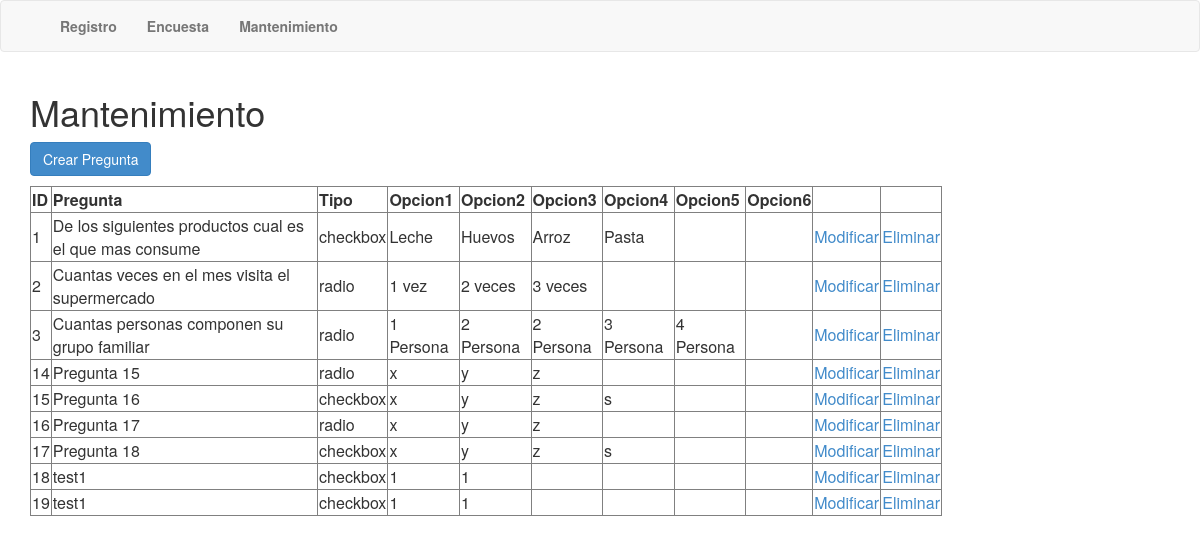
/Encuesta/mantenimiento.php, run on the app's committed database.
### tables this page shows
CREATE TABLE `preguntas` (
  `ID` smallint(5) UNSIGNED NOT NULL,
  `PREGUNTA` varchar(200) NOT NULL DEFAULT '',
  `TIPO` varchar(10) NOT NULL DEFAULT '',
  `OPCION1` varchar(100) NOT NULL DEFAULT '',
  `OPCION2` varchar(100) NOT NULL DEFAULT '',
  `OPCION3` varchar(100) DEFAULT NULL,
  `OPCION4` varchar(100) DEFAULT NULL,
  `OPCION5` varchar(100) DEFAULT NULL,
  `OPCION6` varchar(100) DEFAULT NULL
);

### Encuesta/mantenimiento.php (the view, shortened to what this page needs)
<?php
	require('conexion.php');
	$query="SELECT id, pregunta, tipo, opcion1, opcion2, opcion3, opcion4, opcion5, opcion6 FROM preguntas";
	$resultado=$conexion->query($query);
 ?>
 <html>
	<head>
	</head>
	<Link REL="stylesheet" TYPE="TEXT/css" href="bootstrap/css/bootstrap.min.css">
	<body>
<?php include "navbar.php"; ?>
	<div class="container">
		<h1>Mantenimiento</h1>
		<a href="Insertar.php" class="btn btn-primary">Crear Pregunta</a>
		<table border=1 width="80%">
			<thead>
				<tr>
					<td><b>ID</b></td>
					<td><b>Pregunta</b></td>
					<td><b>Tipo</b></td>
					<td><b>Opcion1</b></td>
					<td><b>Opcion2</b></td>
					<td><b>Opcion3</b></td>
					<td><b>Opcion4</b></td>
					<td><b>Opcion5</b></td>
					<td><b>Opcion6</b></td>
					<td></td>
					<td></td>
				</tr>
				<tbody>
					<?php while($row=$resultado->fetch_assoc()){ ?>
						<tr>
							<td> <?php echo $row['id'];?> </td>
							<td> <?php echo $row['pregunta'];?> </td>
							<td> <?php echo $row['tipo'];?> </td>
							<td> <?php echo $row['opcion1'];?> </td>
							<td> <?php echo $row['opcion2'];?> </td>
							<td> <?php echo $row['opcion3'];?> </td>
							<td> <?php echo $row['opcion4'];?> </td>
							<td> <?php echo $row['opcion5'];?> </td>
							<td> <?php echo $row['opcion6'];?> </td>
							<td>
								<a href="modificar.php?id=<?php echo $row['id'];?>">Modificar</a>
							</td>
							<td>
								<a href="eliminar.php?id=<?php echo $row['id'];?>">Eliminar</a>
							</td>
						</tr>
					<?php } ?>
				</tbody>
			</table>
		</div>
		</body>
	</html>

### data on the page
preguntas: ID "1", PREGUNTA "De los siguientes productos cual es el que mas consume", TIPO "checkbox", OPCION1 "Leche", OPCION2 "Huevos", OPCION3 "Arroz", OPCION4 "Pasta"
preguntas: ID "2", PREGUNTA "Cuantas veces en el mes visita el supermercado", TIPO "radio", OPCION1 "1 vez", OPCION2 "2 veces", OPCION3 "3 veces"
preguntas: ID "3", PREGUNTA "Cuantas personas componen su grupo familiar", TIPO "radio", OPCION1 "1 Persona", OPCION2 "2 Persona", OPCION3 "2 Persona", OPCION4 "3 Persona", OPCION5 "4 Persona"
preguntas: ID "14", PREGUNTA "Pregunta 15", TIPO "radio", OPCION1 "x", OPCION2 "y", OPCION3 "z"
preguntas: ID "15", PREGUNTA "Pregunta 16", TIPO "checkbox", OPCION1 "x", OPCION2 "y", OPCION3 "z", OPCION4 "s"
preguntas: ID "16", PREGUNTA "Pregunta 17", TIPO "radio", OPCION1 "x", OPCION2 "y", OPCION3 "z"
preguntas: ID "17", PREGUNTA "Pregunta 18", TIPO "checkbox", OPCION1 "x", OPCION2 "y", OPCION3 "z", OPCION4 "s"
preguntas: ID "18", PREGUNTA "test1", TIPO "checkbox", OPCION1 "1", OPCION2 "1"
preguntas: ID "19", PREGUNTA "test1", TIPO "checkbox", OPCION1 "1", OPCION2 "1"
